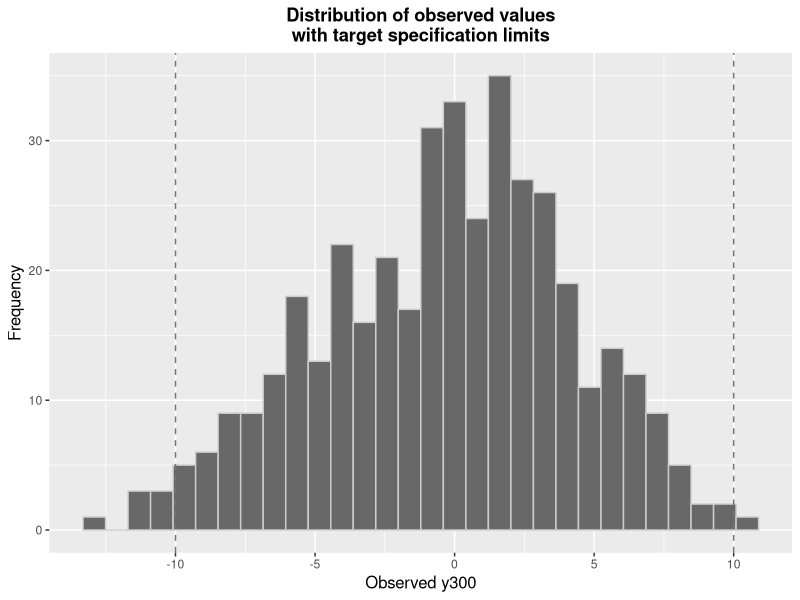
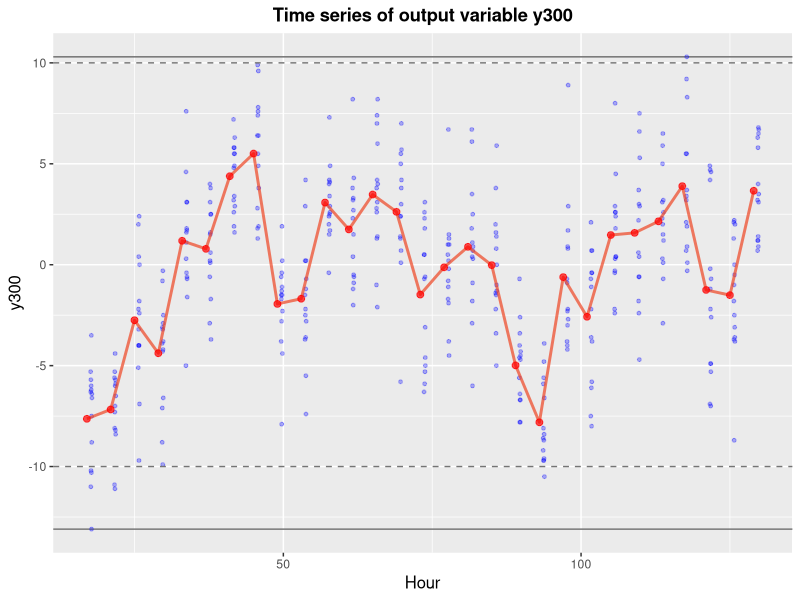
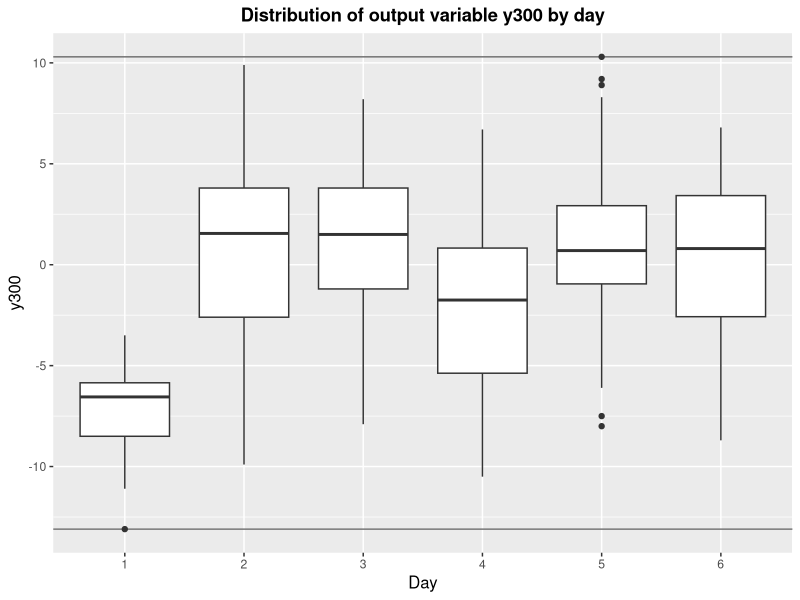
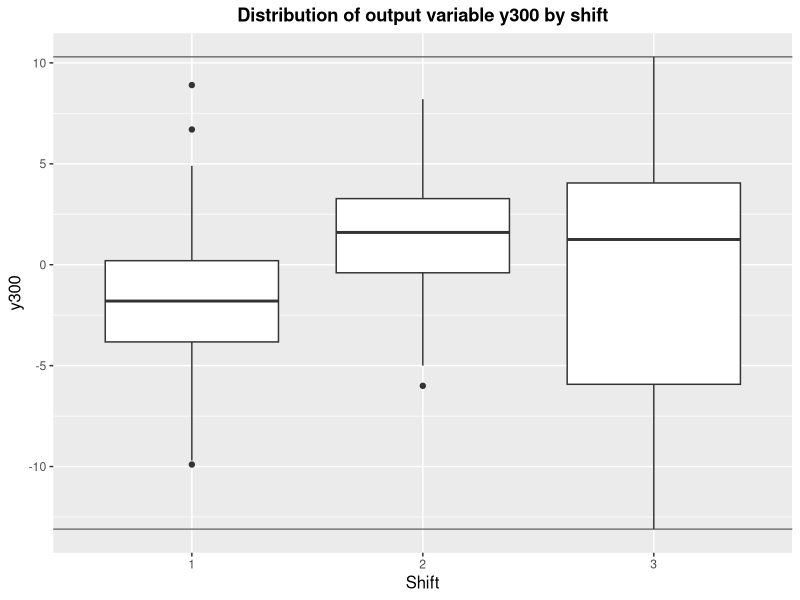
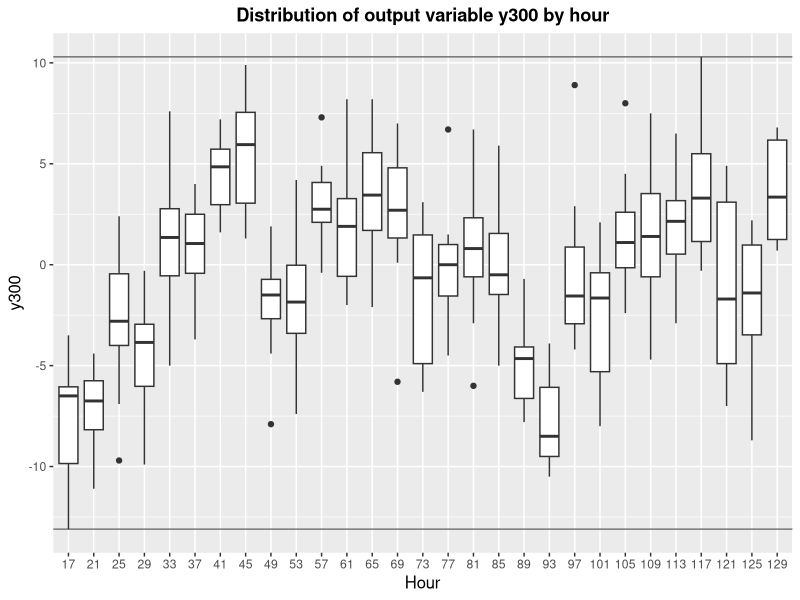
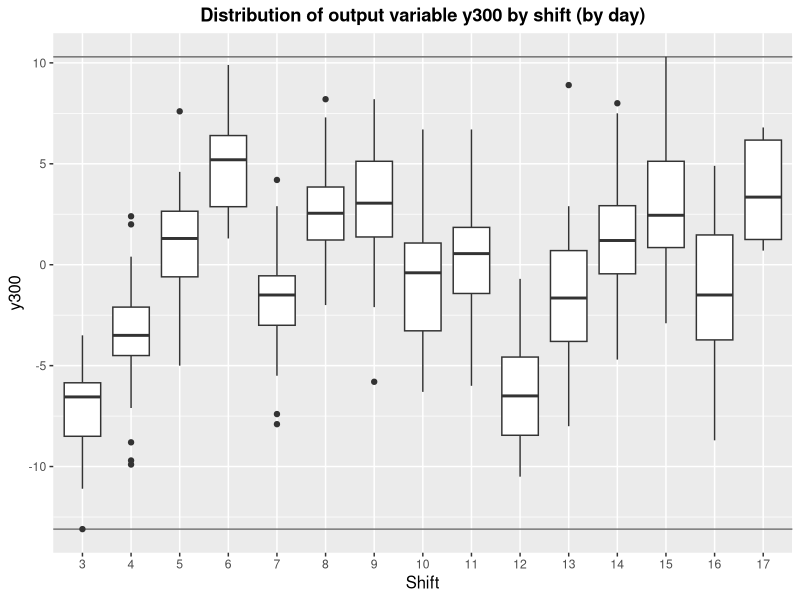
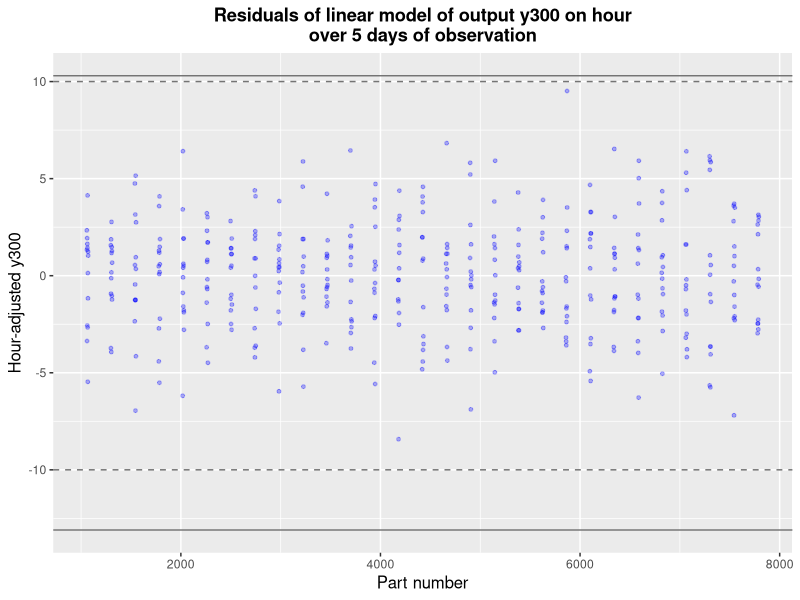

Here is the R script that generated these plots, in order:
# STAT 435 Team 2
# Establishing the Baseline (W1) - Analysis code

library(ggplot2)

data <- read.table("Baseline.csv", sep="\t", header=TRUE)
data$day <- data$daycount
data$hour <- data$partnum %/% 60
data$shift.day <- data$shift + (data$daycount-1)*3

head(data)

y300.mean <- mean(data$y300); y300.mean
y300.sd <- sd(data$y300); y300.sd

ci.halfwidth <- qnorm(0.975) * y300.sd / sqrt(length(data$y300))
y300.mean - ci.halfwidth; y300.mean + ci.halfwidth

y300.min <- min(data$y300); y300.min
y300.max <- max(data$y300); y300.max

num.outof.spec <- sum((data$y300 > 10) | (data$y300 < -10)); num.outof.spec
num.outof.spec/ length(data$y300)

# Histogram showing distribution of the data
ggplot(data=data, mapping=aes(x=y300)) +
  geom_histogram(color="#CCCCCC", fill="#686868") +
  geom_vline(xintercept=-10, color="#747474", linetype="dashed") +
  geom_vline(xintercept=10, color="#747474", linetype="dashed") +
  theme(plot.title=element_text(hjust=0.5, face="bold"), 
        axis.title=element_text(size=12)) +
  ggtitle("Distribution of observed values\nwith target specification limits") +
  xlab("Observed y300") +
  ylab("Frequency")

# A base theme so all plots look consistent
plots.base <- ggplot(data=data) + 
  theme(plot.title=element_text(hjust=0.5, face="bold"), 
        axis.title=element_text(size=12)) +
  geom_hline(yintercept=y300.min, color="#747474") +
  geom_hline(yintercept=y300.max, color="#747474")

# Prep for the multivari plot
hours.df <- data.frame(hour=unique(data$hour))
hours.df$y300.avg <- sapply(hours.df$hour, 
                            function(x){
                              return(mean(subset(data, hour==x)$y300))
                            })

# Multivari plot by hour
plots.base + geom_point(aes(y=y300, x=partnum/60), color="blue", alpha=0.3, size=1, show.legend=TRUE) +
  geom_line(data=hours.df, 
            mapping=aes(y=y300.avg, x=as.integer(hour)),
            colour="#EE4422", size=1, alpha=0.7, show.legend=FALSE) +
  geom_point(data=hours.df, 
             mapping=aes(y=y300.avg, x=as.integer(hour)),
             colour="red", size=2, alpha=0.7, show.legend=TRUE) +
  xlab("Hour") +
  #xlab("Part number") +
  ggtitle("Time series of output variable y300") +
  #ggtitle("Time series of output variable y300\nover 5 days of observation") +
  geom_hline(yintercept=-10, color="#747474", linetype="dashed") +
  geom_hline(yintercept=10, color="#747474", linetype="dashed")

# Boxplot by day
plots.base + geom_boxplot(aes(y=y300, x=as.factor(day))) +
  xlab("Day") + ylab("y300") +
  ggtitle("Distribution of output variable y300 by day")

# Boxplot by shift
plots.base + geom_boxplot(aes(y=y300, x=as.factor(shift))) +
  xlab("Shift") + ylab("y300") +
  ggtitle("Distribution of output variable y300 by shift")

# Boxplot by hour
plots.base + geom_boxplot(aes(y=y300, x=as.factor(hour))) +
  xlab("Hour") + ylab("y300") +
  ggtitle("Distribution of output variable y300 by hour")

# Boxplot by shift by day
plots.base + geom_boxplot(aes(y=y300, x=as.factor(shift.day))) +
  xlab("Shift") + ylab("y300") +
  ggtitle("Distribution of output variable y300 by shift (by day)")

anova(lm(y300 ~ as.factor(hour) + as.factor(day), data=data))

# There was a lot of hourly variability from the multivari chart. 
# We can check this with a linear model. 
# We get an R-squared of 65%: 2/3 of variability can be explained by hour-to-hour 
# (or on the scale of 4 hours) variation
hour.model <- lm(y300 ~ as.factor(hour), data)
summary(hour.model)
1 - summary(hour.model)$r.squared

plots.base + geom_point(aes(y=hour.model$residuals, x=partnum), color="blue", alpha=0.3, size=1) +
  xlab("Part number") +
  ylab("Hour-adjusted y300") +
  ggtitle("Residuals of linear model of output y300 on hour\nover 5 days of observation") +
  geom_hline(yintercept=-10, color="#747474", linetype="dashed") +
  geom_hline(yintercept=10, color="#747474", linetype="dashed")

shift.model <- lm(y300 ~ as.factor(shift), data)
summary(shift.model)

day.model <- lm(y300 ~ as.factor(day) + as.factor(hour), data)
summary(day.model)
anova(day.model)

shift.day.model <- lm(y300 ~ as.factor(shift.day), data)
summary(shift.day.model)
data$shift.day

summary(shift.day.model)$r.squared - summary(day.model)$r.squared
summary(hour.model)$r.squared - summary(shift.day.model)$r.squared


anova.model <- aov(y300 ~  as.factor(day) + as.factor(shift.day) + as.factor(hour), data=data)
summary(anova.model)
tot <- 1056 + 1646 + 3730 + 3462; tot
1056/tot # Day
1646/tot # shift
3730/tot # Hour
3462/tot # Part-to-part
